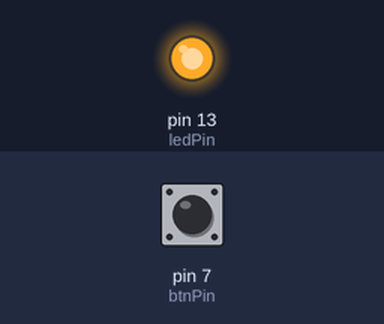
Simulated run of this sketch. Board: Arduino Uno, built with avr-gcc and run on an emulated ATmega328P. On the bench: output pins drawn as LEDs (lit = HIGH). The inputs (shaded band) are chosen by the test bench; at power-on: pin 7 (btnPin) HIGH.

Above: at 1.2 s.
1.3 s: pin 7 (btnPin) pulled LOW for 0.15 s
At 1.37 s:
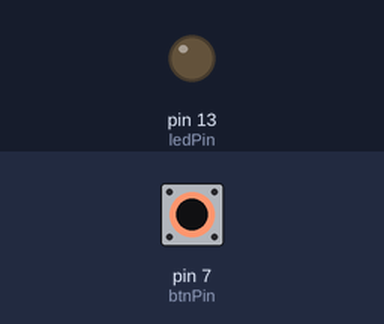
2.9 s: pin 7 (btnPin) pulled LOW for 3.2 s
At 6.6 s:
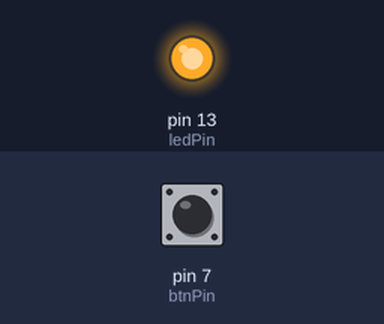
Timing chart, 0 to 8.1 s (numbered marks = the images above; inputs shaded):
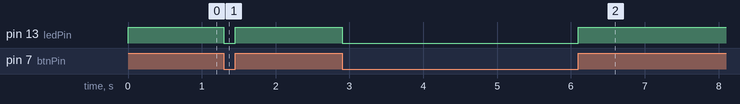

The sketch:

GeneralPurposeButton.ino
```cpp
/*
 * Feature test - general purpose button
 *
 * The button input pin should use internal pullup resistor.
 * The LED stops shining when button is pressed.
 */

int ledPin = 13;
int btnPin = 7;

void setup()
{
  pinMode(ledPin, OUTPUT);
  pinMode(btnPin, INPUT_PULLUP);
}

void loop()
{
  digitalWrite(ledPin, digitalRead(btnPin));
}
```

Measured:
- after the input at 1.3 s, pin 13 (ledPin): HIGH → LOW at once, → HIGH 0.15 s later
- after the input at 2.9 s, pin 13 (ledPin): HIGH → LOW at once, → HIGH 3.2 s later
